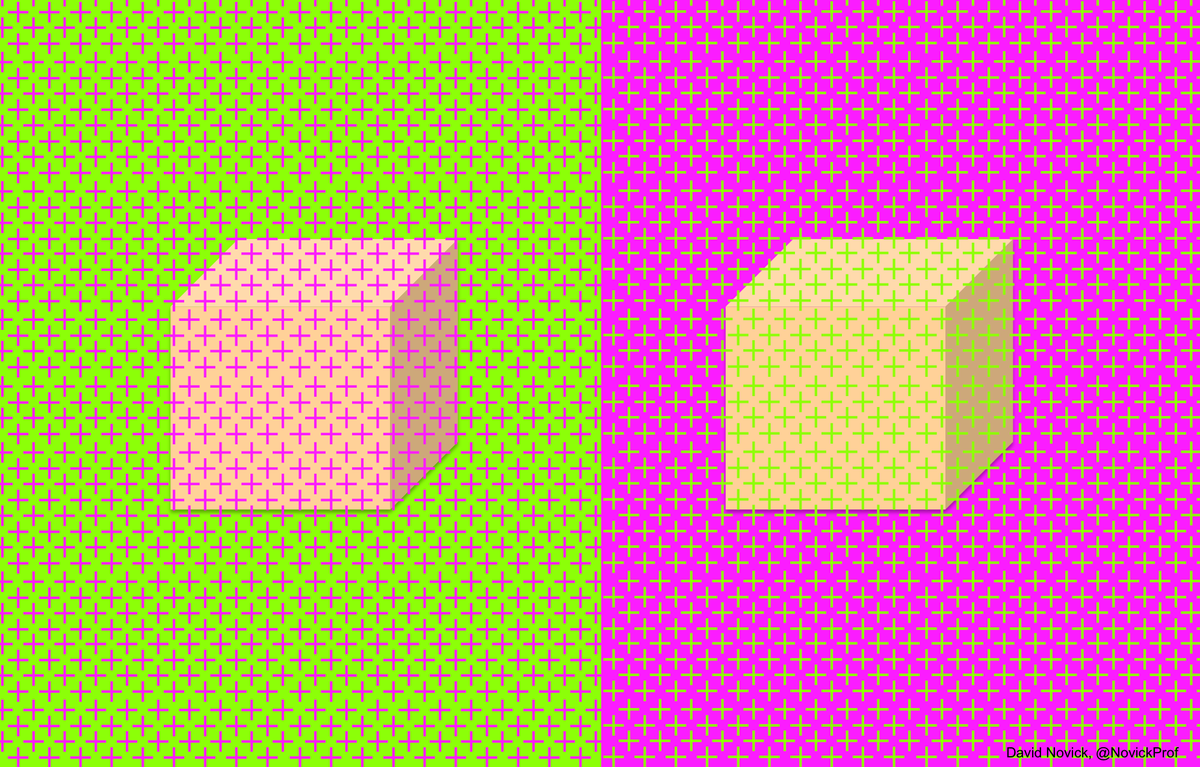
#> input picture HW3/inputs/P4/d/munker_cubes.png, 1200 x 767 px; its folder holds only this picture in this run
$ jupyter execute --allow-errors 'P04-d-2nd test.ipynb'
#> lines starting #> are read from the running program, lines starting #| are printed output that depends on the picture
[cell 1]
import glob
import cv2
import matplotlib
import matplotlib.pyplot as plt
import seaborn as sns
import numpy as np
import imutils
import copy
from scipy.ndimage.filters import  gaussian_filter
import math
import skimage.transform as sktr

### Loading images

[cell 2]
paths = [file for file in glob.glob('./inputs/P4/d/*.png')]
images = []
for path in paths:
    img = cv2.imread(path)
#> img is the input picture: shape (767, 1200, 3); mean B, G, R 132.7, 148.1, 201.6
    images.append(img)

### Fourier

[cell 3]
def get_fourier(img):
    img = img.copy()
    img_dft = cv2.dft(np.float32(img),flags=cv2.DFT_COMPLEX_OUTPUT)
    dft_shift = np.fft.fftshift(img_dft)
    magnitude, angle = cv2.cartToPolar(dft_shift[:, :, 0],dft_shift[:, :, 1])
    magnitude = np.log(magnitude)

    return magnitude, angle


def pattern_remover(img,p=0.65,center=25,p_max=1):
    img = img.copy()
    out1 = img.copy()
    dft = cv2.dft(np.float32(img),flags = cv2.DFT_COMPLEX_OUTPUT)
    dft_shift = np.fft.fftshift(dft)
    magnitude, angle = cv2.cartToPolar(dft_shift[:, :, 0],dft_shift[:, :, 1])
    magnitude = np.log(magnitude)
    out2 = magnitude.copy()

    _max = max(magnitude.flatten())

    for row in range(magnitude.shape[0]):
        for col in range(magnitude.shape[1]):
            if row > magnitude.shape[0]//2 - center and row < magnitude.shape[0]//2 + center and col > magnitude.shape[1]//2 - center and col < magnitude.shape[1]//2 + center :
                continue
            if magnitude[row,col] >= _max*p and magnitude[row,col] <= _max*p_max:
                magnitude[row,col] = 0

    out3 = magnitude.copy()
    i_magnitude = np.exp(magnitude)
    i_dft_shift = cv2.polarToCart(i_magnitude,angle)
    i_dft_shift = np.stack([i_dft_shift[0],i_dft_shift[1]],axis=2)
    i_dft_shift = np.fft.ifftshift(i_dft_shift)
    i_dft = cv2.idft(i_dft_shift, flags=cv2.DFT_SCALE)
    out4 = cv2.magnitude(i_dft[:,:,0],i_dft[:,:,1])

    return out1,out2,out3,out4


def notch_filter(image,persantage,center=25):
    out1 = image.copy()
    dft = np.fft.fft2(image)
    fshift = np.fft.fftshift(dft)
    magnitude = 20*np.log(np.abs(fshift))
    out2 = magnitude.copy()

    tr = np.max(magnitude)*persantage

    FilterMask = np.zeros_like(magnitude)
    for row in range(magnitude.shape[0]):
        for col in range(magnitude.shape[1]):
            if magnitude[row][col]>=tr:
                FilterMask[row, col] = 0
            else:
                FilterMask[row, col] = 1

    if persantage == 1 :
        FilterMask = np.ones_like(magnitude)

    applied = fshift * FilterMask
    out3    = magnitude*FilterMask
    iffshift_n = np.fft.ifftshift(applied)
    iff_image = np.fft.ifft2(iffshift_n)
    out4 = np.abs(iff_image)

    return out1,out2,out3,out4

### cubes proc

[cell 4]
Codes = [cv2.COLOR_BGR2HSV,None,None,None]
I_Codes = [cv2.COLOR_HSV2RGB,None,None,None]
Param = [ [[1,17],[0.75,17],[0.80,17]],None,None,None]
tags = ["HSV" ,None,None,None]
plt.rcParams['figure.figsize'] = [16, 10]


for Index in range(0,1) :
    img_bgr = images[Index].copy()
    img_s = cv2.cvtColor(img_bgr,Codes[Index])

    para = Param[Index]

    P_index = 1
    for i in range(3):
        _p,_center = para[i]
        outs = pattern_remover(img_s[:,:,i],_p,_center)
        plt.subplot(3,4,P_index)
        P_index += 1
        plt.imshow(outs[0],cmap="gray")
        plt.title("{0} Channel #{1}".format(tags[Index],i+1))
        plt.axis("off")

        plt.subplot(3,4,P_index)
        P_index += 1
        plt.imshow(outs[1],cmap="gray")
        plt.title("{0} Channel #{1} magnitude".format(tags[Index],i+1))
        plt.axis("off")

        plt.subplot(3,4,P_index)
        P_index += 1
        plt.imshow(outs[2],cmap="gray")
        plt.title("{0} Channel #{1} magnitude after remove".format(tags[Index],i+1))
        plt.axis("off")

        plt.subplot(3,4,P_index)
        P_index += 1
        plt.imshow(outs[3],cmap="gray")
        plt.title("{0} Channel #{1} after remove".format(tags[Index],i+1))
        plt.axis("off")
        img_s[:,:,i] = outs [3]

    plt.tight_layout()
    plt.show()

    plt.rcParams['figure.figsize'] = [16,8]
    img_s = cv2.cvtColor(img_s,I_Codes[Index])
    plt.subplot(1,2,1)
    plt.imshow(img_bgr[:,:,::-1])
    plt.title("Input Image")
    plt.axis("off")

    plt.subplot(1,2,2)
    plt.imshow(img_s*5)
    plt.title("Filtered Image")
    plt.axis("off")
    plt.show()
#> this loop made 1 pass
#> pass 1, in pattern_remover, `img = img.copy()`:
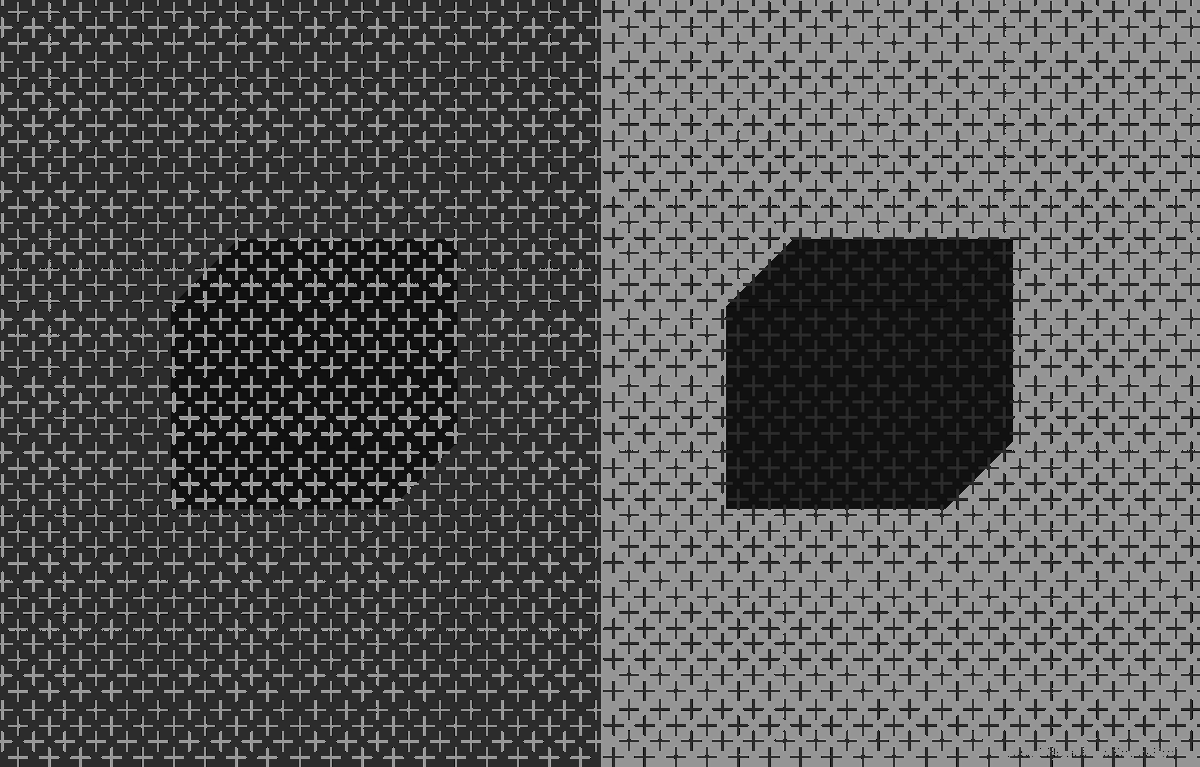
#> img: shape (767, 1200); min 0, max 179, mean 86.9
#> pass 1, in pattern_remover, `magnitude, angle = cv2.cartToPolar(dft_shift[:, :, 0],dft_shift[:, :, ..`:
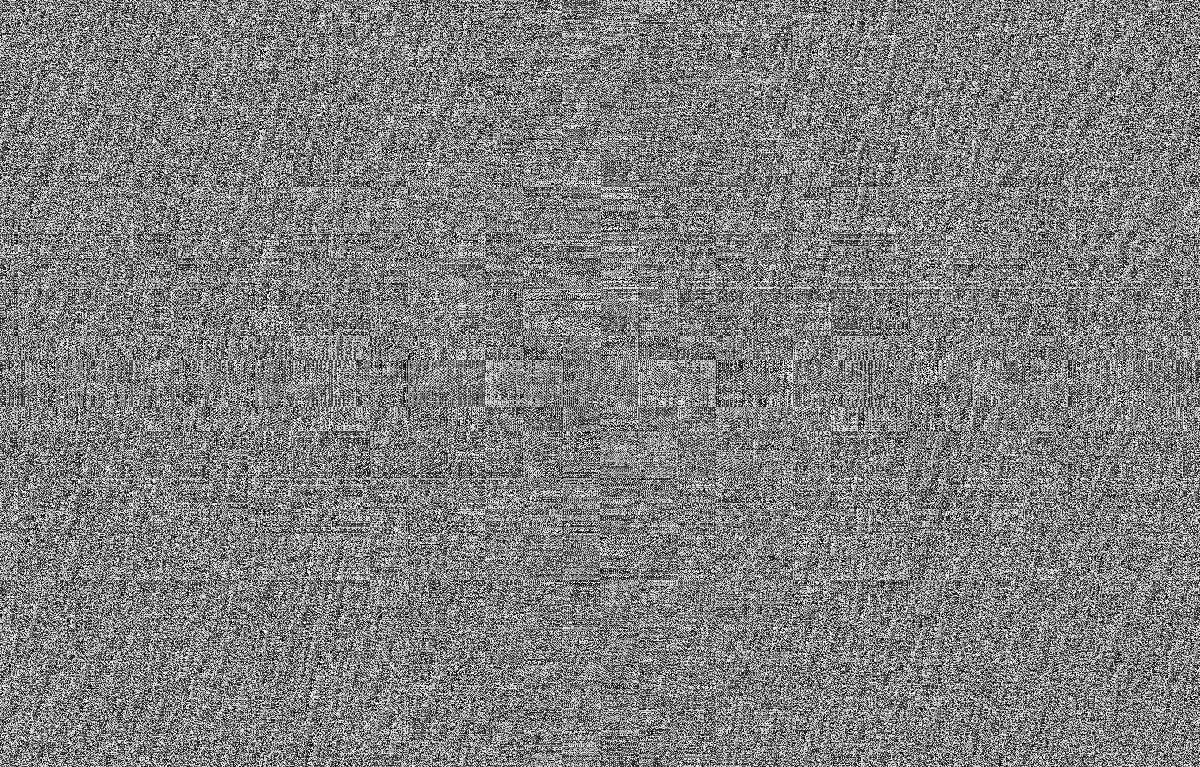
#> angle: shape (767, 1200) float32; min 1.64e-06, max 6.28, mean 3.14; drawn with min black and max white
#> pass 1, `plt.show()`:
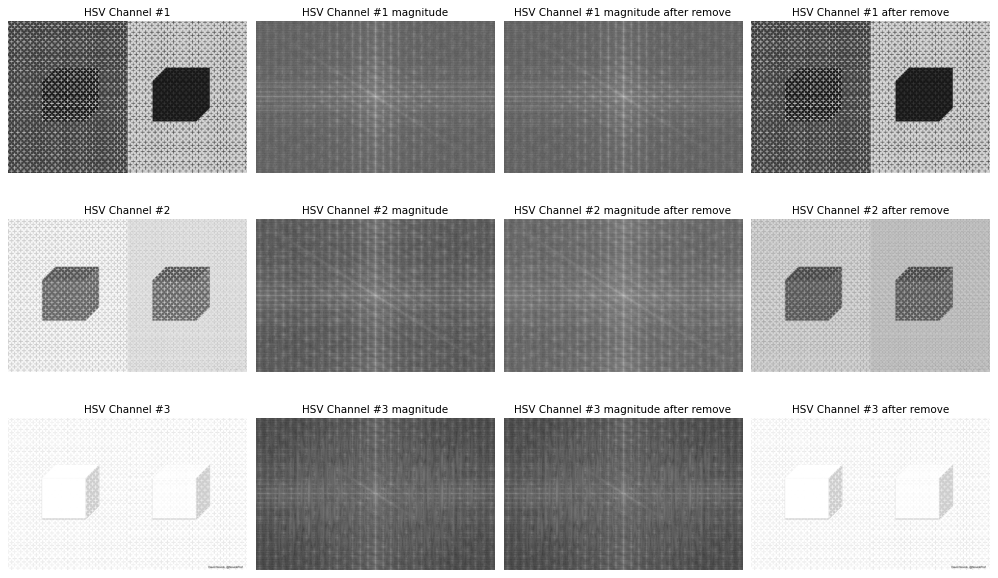
#> figure drawn by matplotlib, 12 panels
#> pass 1, `plt.show()`:
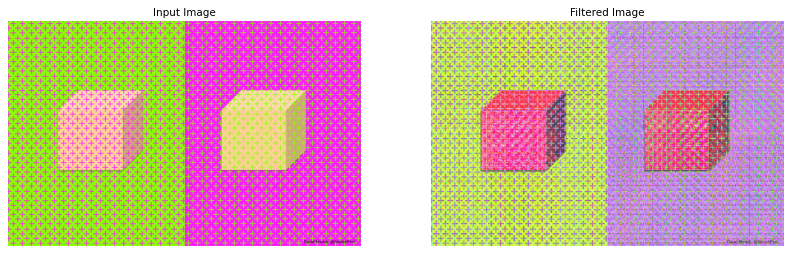
#> figure drawn by matplotlib, 2 panels
#> after the loop:
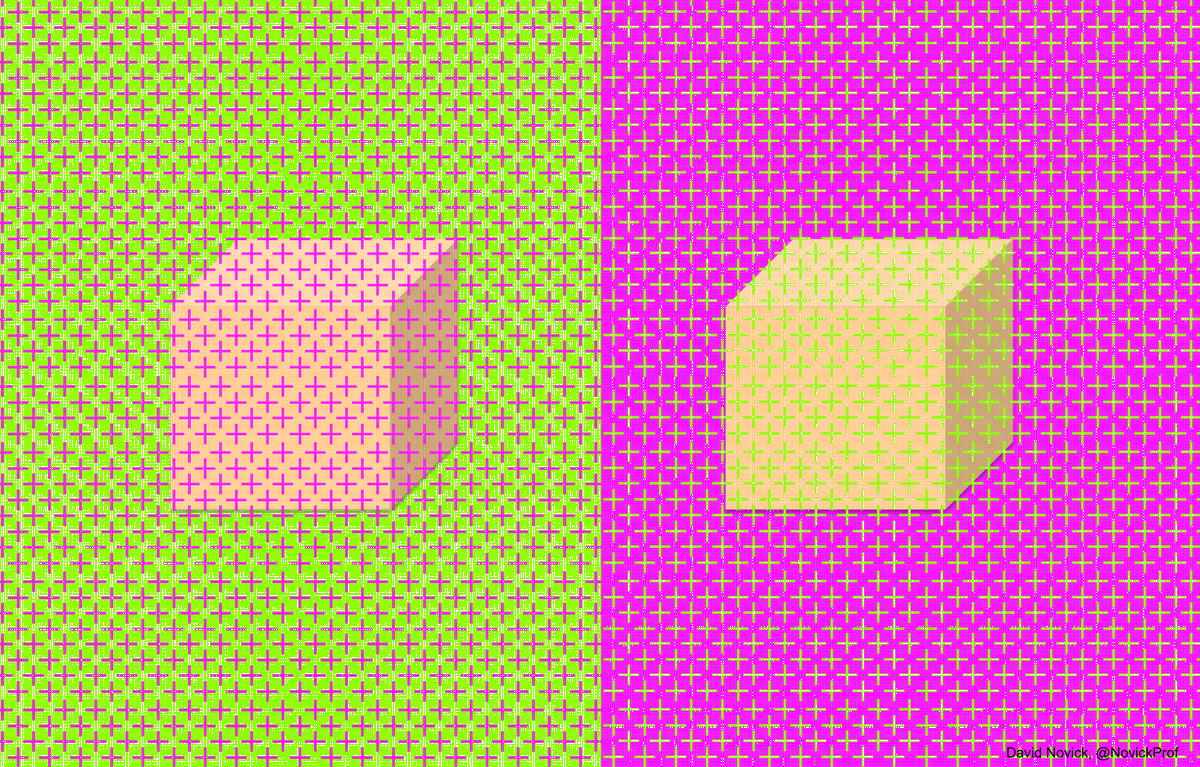
#> img_s: shape (767, 1200, 3); mean R, G, B 207.7, 148.6, 147

$ run again, on HW3/inputs/P4/d/munker_hears_2.png
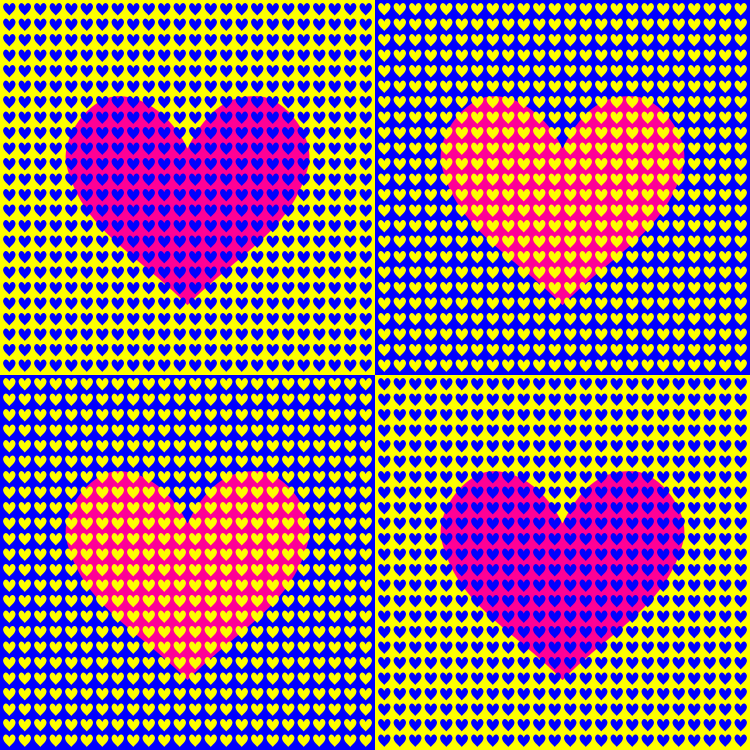
#> input picture HW3/inputs/P4/d/munker_hears_2.png, 750 x 750 px
#> img is the input picture: shape (750, 750, 3); mean B, G, R 130.1, 109.7, 144.5
#> the loop `for Index in range(0,1) :` made 1 pass
#> pass 1, `plt.show()`:
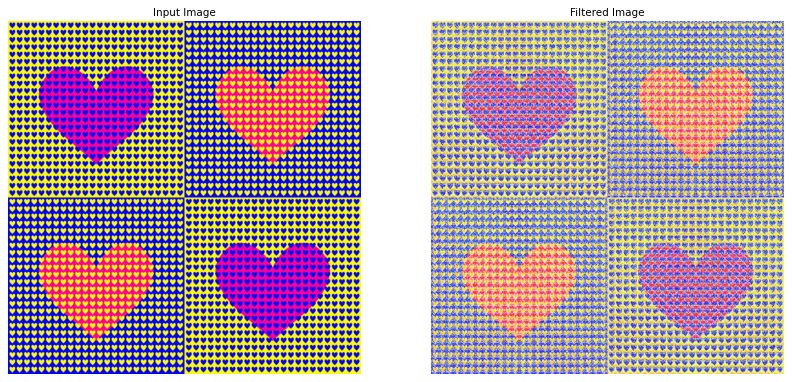
#> figure drawn by matplotlib, 2 panels
#> after the loop `for Index in range(0,1) :`:
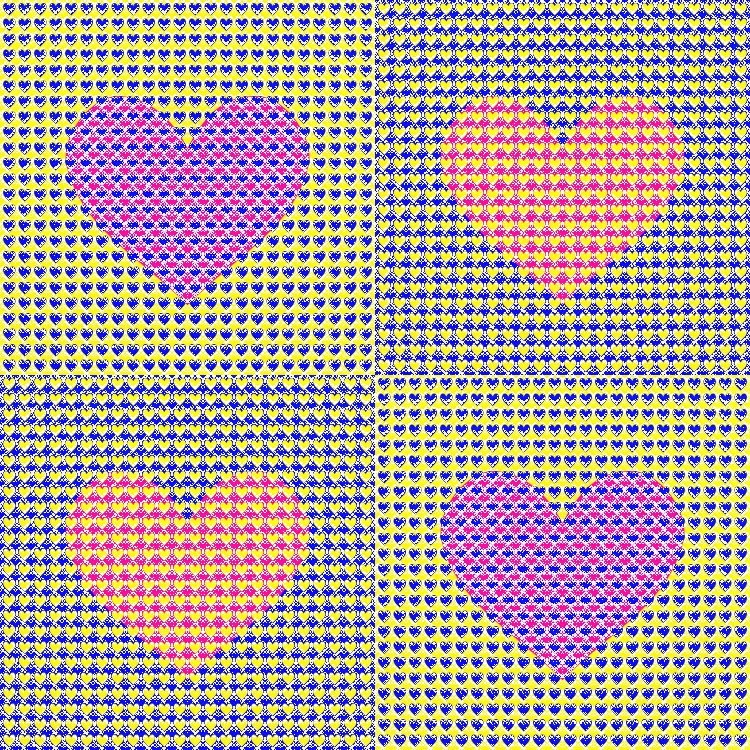
#> img_s: shape (750, 750, 3); mean R, G, B 181.8, 161.2, 171.5

$ run again, on HW3/inputs/P4/d/munker_monspiral.png
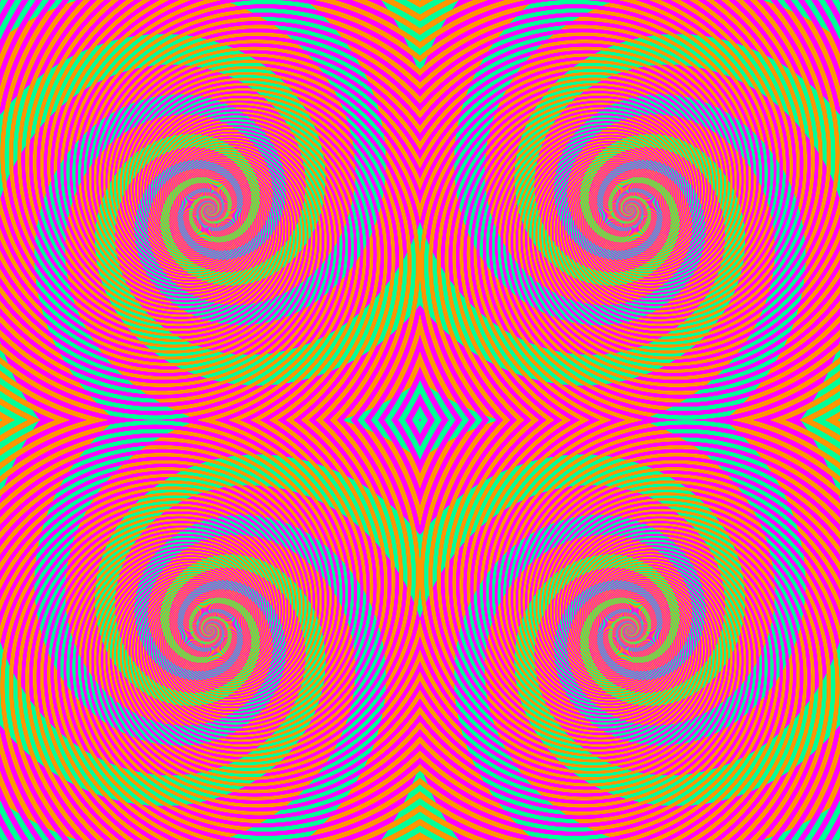
#> input picture HW3/inputs/P4/d/munker_monspiral.png, 840 x 840 px, shrunk from 1000 x 1000 before the run
#> img is the input picture: shape (840, 840, 3); mean B, G, R 132.1, 113.2, 201.4
#> the loop `for Index in range(0,1) :` made 1 pass
#> pass 1, in pattern_remover, `magnitude, angle = cv2.cartToPolar(dft_shift[:, :, 0],dft_shift[:, :, ..`:
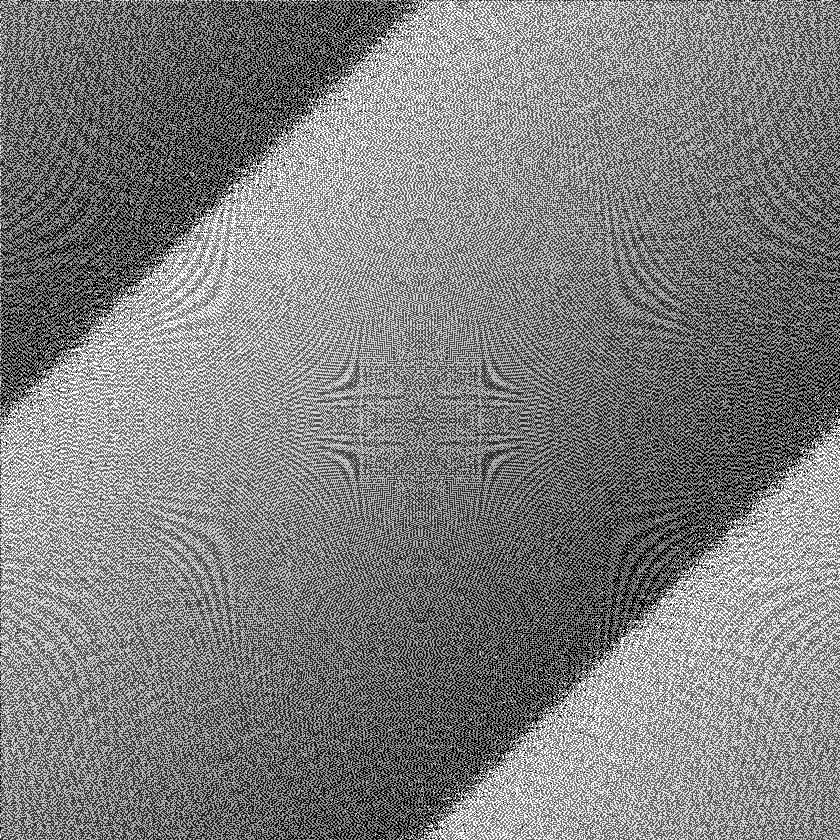
#> angle: shape (840, 840) float32; min 9.38e-06, max 6.28, mean 3.14; drawn with min black and max white
#> pass 1, `plt.show()`:
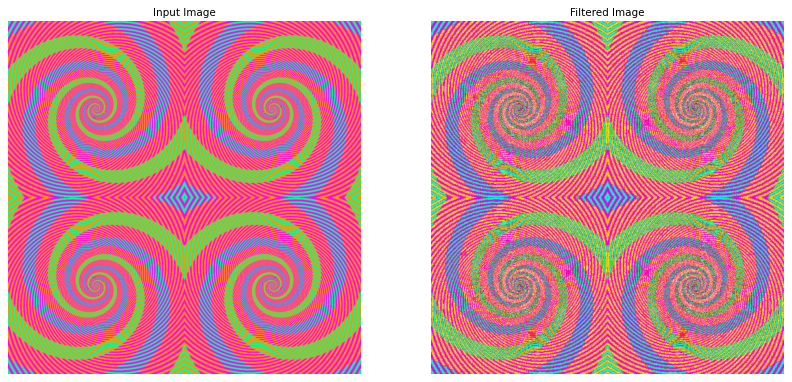
#> figure drawn by matplotlib, 2 panels
